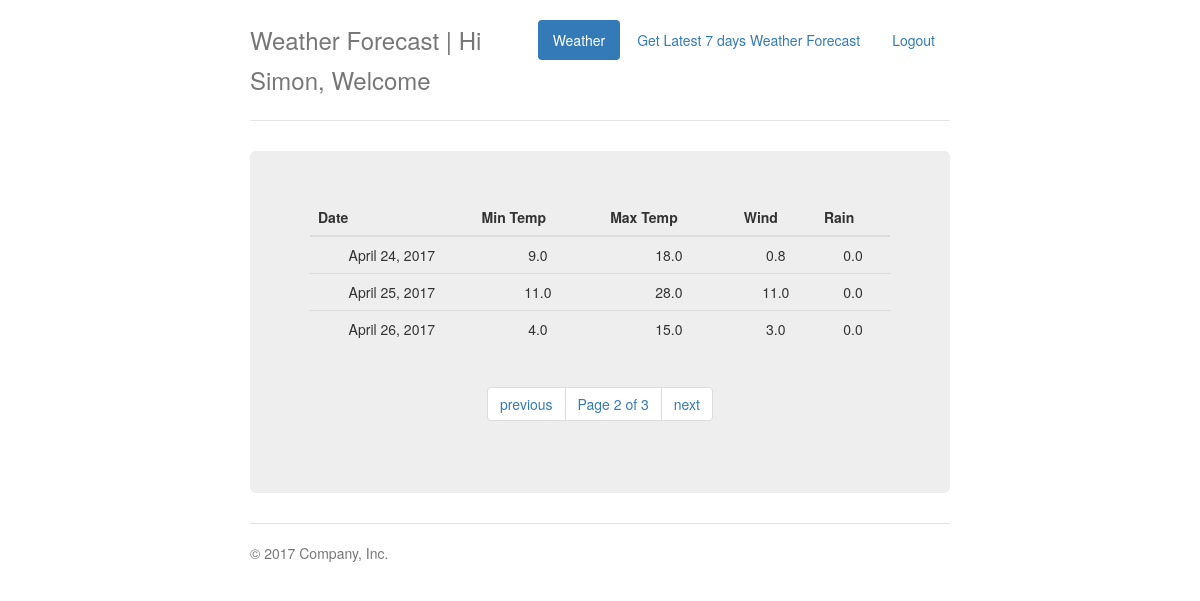
Screenshot of /weather?page=2 (signed in) with the database file from the repository.
### forecast_scrapping/models.py (models this page shows)
class Weather(models.Model):
    date = models.DateField()
    min_tem = models.FloatField()
    max_temp = models.FloatField()
    wind = models.FloatField()
    rain = models.FloatField()

### forecast_scrapping/views.py (the view)
# urls.py: url(r'^weather$', views.show_weather, name='show_weather'),
def show_weather(request):
    if request.session.get('logged_in', False):
        weather_list = Weather.objects.all()
        paginator = Paginator(weather_list, 3)
        page = request.GET.get('page')
        try:
            weather = paginator.page(page)
        except PageNotAnInteger:
            weather = paginator.page(1)
        except EmptyPage:
            weather = paginator.page(paginator.num_pages)
        return render(request, 'forecast_scrapping/show_weather.html', {'username': request.session['username'],
                                                                        'weather': weather})
    return HttpResponsePermanentRedirect('/login')

### forecast_scrapping/templates/forecast_scrapping/show_weather.html
{% extends 'forecast_scrapping/base.html' %}
{% block content %}
<div class="header clearfix">
    <nav>
        <ul class="nav nav-pills pull-right">
            <li role="presentation" class="active"><a href="/weather">Weather</a></li>
            <li role="presentation"><a href="/api_forecast">Get Latest 7 days Weather Forecast</a></li>
            <li role="presentation"><a href="/logout">Logout </a></li>
        </ul>
    </nav>
    <h3 class="text-muted">Weather Forecast | Hi {{ username|title }}, Welcome {{ name }}</h3>
</div>
<div class="jumbotron">
    <table class="table table-responsive">
        <thead>
            <tr>
                <th>Date</th>
                <th>Min Temp</th>
                <th>Max Temp</th>
                <th>Wind</th>
                <th>Rain</th>
            </tr>
        </thead>
        <tbody>
        {% if weather %}
            {% for wth in weather %}
            <tr>
                <td>{{ wth.date }}</td>
                <td>{{ wth.min_tem }}</td>
                <td>{{ wth.max_temp }}</td>
                <td>{{ wth.wind }}</td>
                <td>{{ wth.rain }}</td>
            </tr>
            {% endfor %}
        {% endif %}
        </tbody>
    </table>
    <nav>
        <ul class="pagination">
            <li>
                {% if weather.has_previous %}
                    <a href="/weather?page={{ weather.previous_page_number }}">previous</a>
                {% endif %}
            </li>
            <li>
                <a>Page {{ weather.number }} of {{ weather.paginator.num_pages }}</a>
            </li>
            <li>
                {% if weather.has_next %}
                    <a href="/weather?page={{ weather.next_page_number }}">next</a>
                {% endif %}
            </li>
        </ul>
    </nav>
</div>
{% endblock %}

### forecast_scrapping/templates/forecast_scrapping/base.html (style rules this page uses)
body { padding-top: 20px; padding-bottom: 20px; }
.header, .marketing, .footer { padding-right: 15px; padding-left: 15px; }
.header { padding-bottom: 20px; border-bottom: 1px solid #e5e5e5; }
.header h3 { margin-top: 0; margin-bottom: 0; line-height: 40px; }
.jumbotron { text-align: center; border-bottom: 1px solid #e5e5e5; }
@media screen and (min-width: 768px) { .header, .marketing, .footer { padding-right: 0; padding-left: 0; } }
@media screen and (min-width: 768px) { .header { margin-bottom: 30px; } }
@media screen and (min-width: 768px) { .jumbotron { border-bottom: 0; } }

### rows the page displays
Weather: date "April 24, 2017", min_tem "9.0", max_temp "18.0", wind "0.8", rain "0.0"
Weather: date "April 25, 2017", min_tem "11.0", max_temp "28.0", wind "11.0", rain "0.0"
Weather: date "April 26, 2017", min_tem "4.0", max_temp "15.0", wind "3.0", rain "0.0"

### other values shown
{{ username|title }} "Simon"
{{ weather.number }} "2"
{{ weather.paginator.num_pages }} "3"
